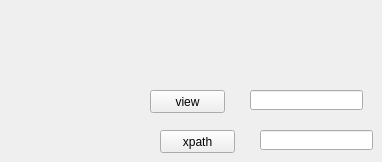
          <widget class="QWidget" name="tab_29">
           <attribute name="title">
            <string>预览</string>
           </attribute>
           <widget class="QLineEdit" name="lineEdit_8">
            <property name="geometry">
             <rect>
              <x>260</x>
              <y>130</y>
              <width>113</width>
              <height>20</height>
             </rect>
            </property>
           </widget>
           <widget class="QPushButton" name="pushButton">
            <property name="geometry">
             <rect>
              <x>150</x>
              <y>90</y>
              <width>75</width>
              <height>23</height>
             </rect>
            </property>
            <property name="text">
             <string>view</string>
            </property>
           </widget>
           <widget class="QPushButton" name="pushButton_2">
            <property name="geometry">
             <rect>
              <x>160</x>
              <y>130</y>
              <width>75</width>
              <height>23</height>
             </rect>
            </property>
            <property name="text">
             <string>xpath</string>
            </property>
           </widget>
           <widget class="QLineEdit" name="lineEdit_9">
            <property name="geometry">
             <rect>
              <x>250</x>
              <y>90</y>
              <width>113</width>
              <height>20</height>
             </rect>
            </property>
           </widget>
          </widget>
